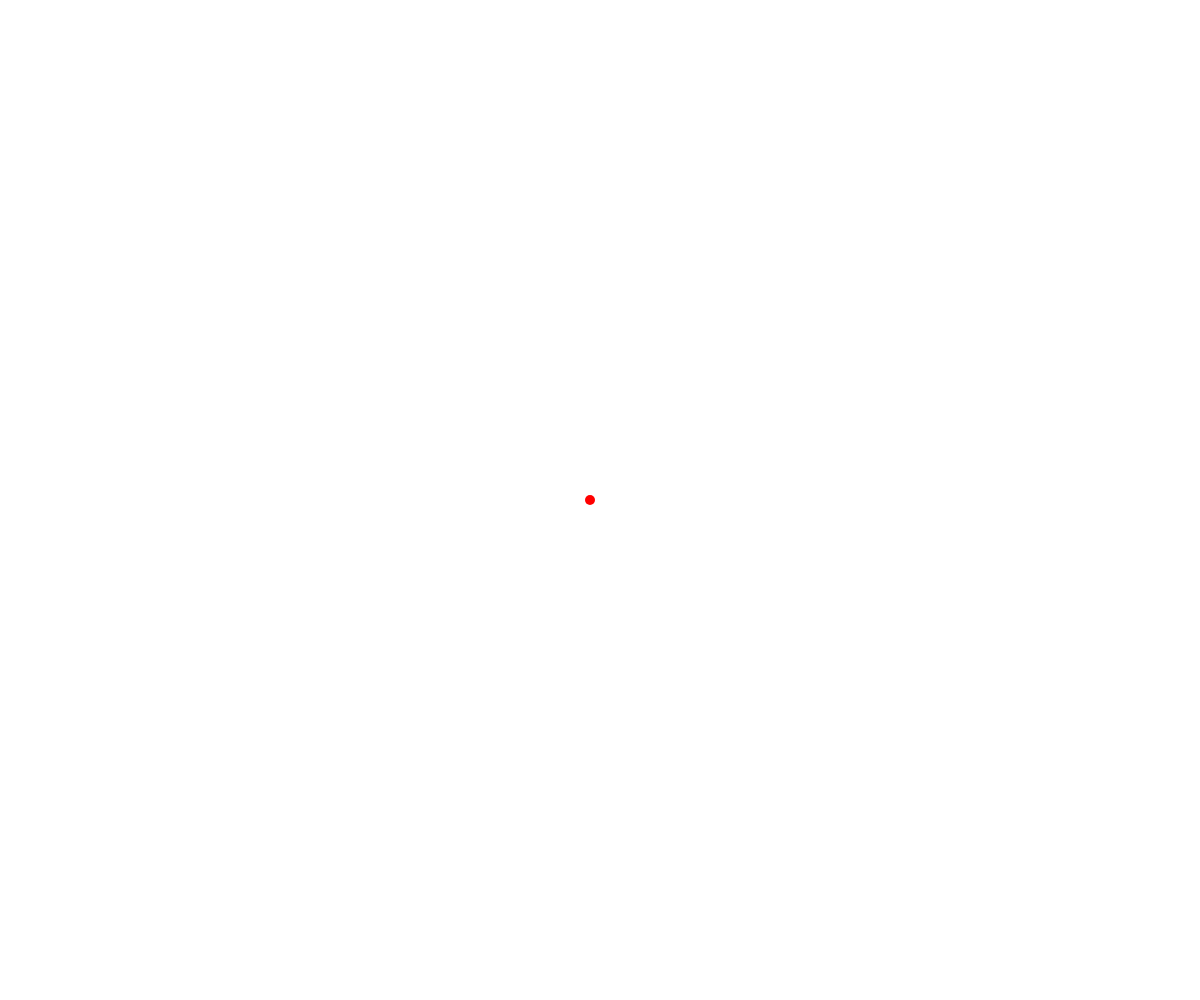
Frame 1 (no input)
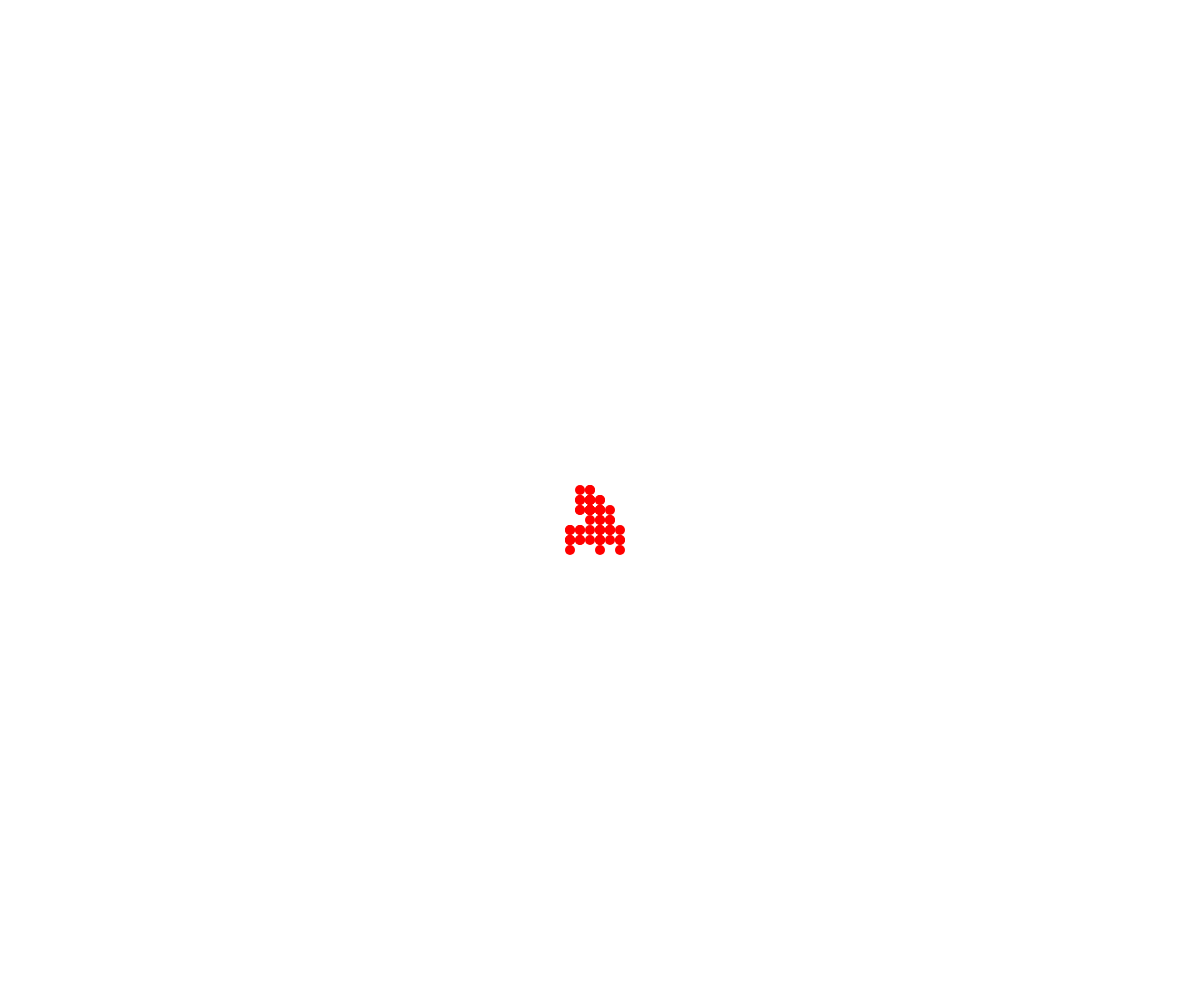
Frame 60 (no input)
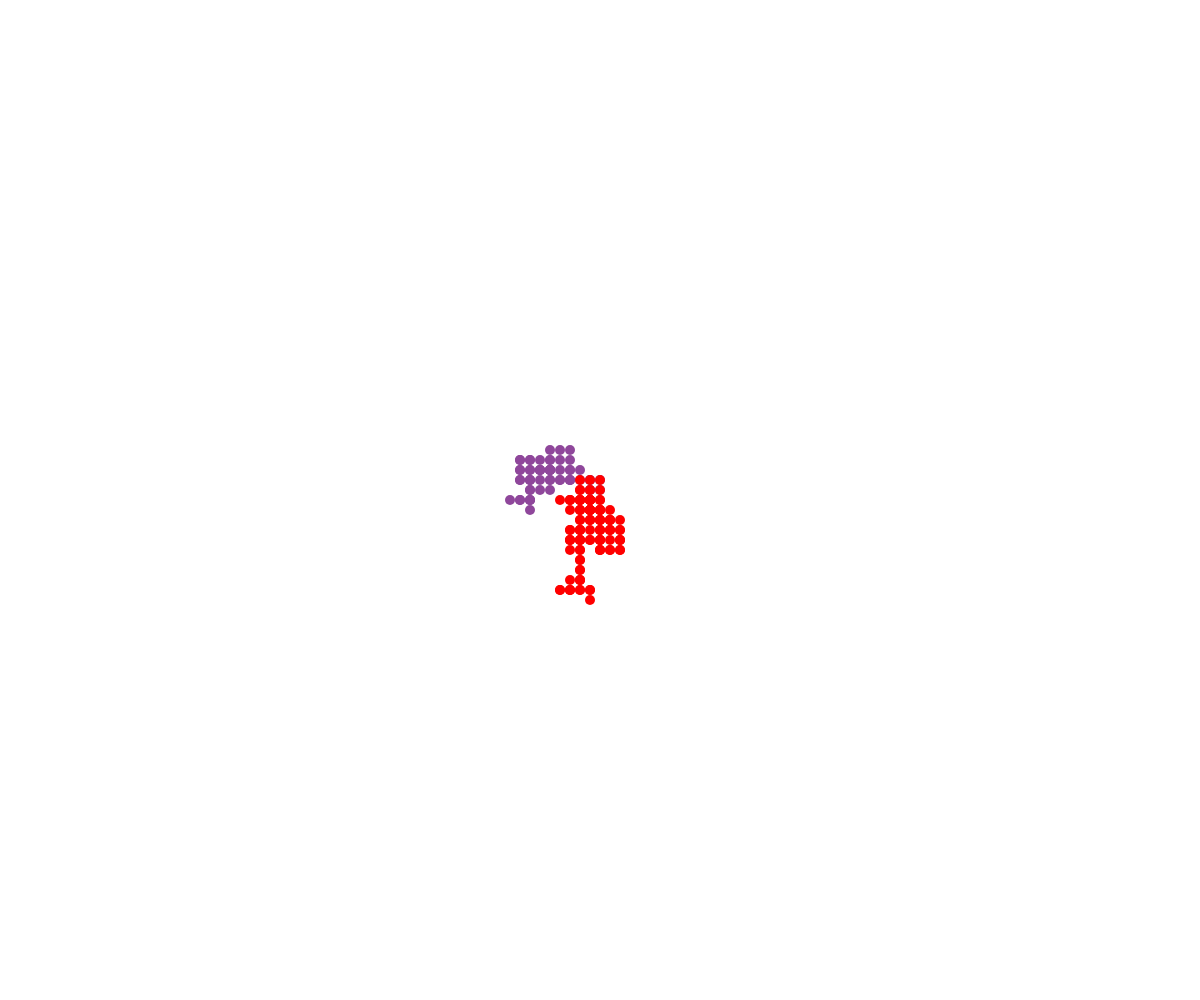
Frame 120 (the mouse pressed at the canvas centre since frame 60)

The p5.js sketch that drew these frames (run headless with seeded random() and noise() and a simulated clock; from frame 60 on, the mouse is pressed at the canvas centre):

// p5.js sketch
// ── sketch.js
// Walker OOP Array Demo

class Walker {
  constructor(x, y, colour) {
    this.x = x;
    this.y = y;
    this.speed = 10;
    this.radius = 5;
    this.colour = colour;
  }

  display() {
    noStroke();
    fill(this.colour);
    circle(this.x, this.y, this.radius*2);
  }

  move() {
    let choice = random(100);
    if (choice < 25) {
      // up
      this.y -= this.speed;
    }
    else if (choice < 50) {
      // down
      this.y += this.speed;
    }
    else if (choice < 75) {
      // left
      this.x -= this.speed;
    }
    else {
      // right
      this.x += this.speed;
    }
  }
}

let walkerArray = [];

function setup() {
  createCanvas(windowWidth, windowHeight);
  let luc = new Walker(width/2, height/2, "red");
  walkerArray.push(luc);
}

function draw() {
  for (let theWalker of walkerArray){
    theWalker.move();
    theWalker.display();
  }
}

function mousePressed() {
  let randomColor = color(random(255), random(255), random(255));

  let someWalker = new Walker(mouseX, mouseY, randomColor);
  walkerArray.push(someWalker);
}
